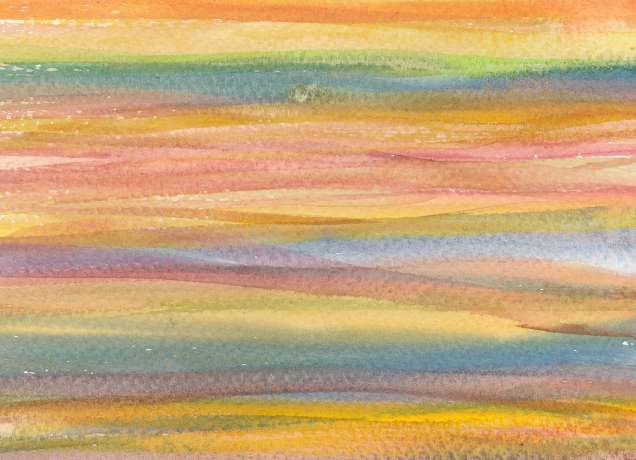
#> input picture ImageProcessing(pillow)/p04.jpg, 1272 x 920 px (shown at 1/2 size)
$ jupyter execute 'Hisogranm Equalization.ipynb'   (shell and % lines are left out)
#> lines starting #> are read from the running program, lines starting #| are printed output that depends on the picture
[cell 1]
import numpy as np
from PIL import Image
import matplotlib.pyplot as plt
plt.style.use('classic')

[cell 2]
# 線性調整
def project(arr, low=0, high=255): # 1D正規化  將分布投影到 0~255(low~high) 原 min value 和 max value 投影至 0~255
    armin = arr.min()
    armax = arr.max()
    ar = ((high - low) * ((arr - armin)/(armax - armin))) + low
    return ar

def project2(arr, in_l=0, in_h=255, out_l=0, out_h=255): # 1D正規化 原arr 設定 min value 和 max value 投影至 0~255
    ar = ((out_h - out_l) * ((arr - in_l)/(in_h - in_l))) + out_l
    ar = overval(ar)
    return ar

# 明暗限制
def overval(arr, low=0, high=255): # 過亮 過暗  把過高過低 value 給過濾掉
    return np.minimum(np.maximum(arr, low), high)

# 顯示圖片
def show_(arr):
    return Image.fromarray(np.uint8(arr))

# RGB 長條圖
def get_info(arr):
    fn = arr.shape[-1] # channel 數
    info_RGB = {} # 空字典
    for i in range(fn): # np.histogram 輸出分布的量
        ar = np.histogram(arr[:,:,i].flatten(), bins=range(257))[0] # np.histogram(arr) 取得arr中的數值分布
        info_RGB[i] = np.cumsum(ar) # np.cumsum(arr) 取得 arr累積值
    return info_RGB

def RGB_His(arr):
    plt.figure(figsize=(15, 4))
    plt.xlim(0, 256)
    plt.title('RGB')
    fn = arr.shape[2]
    for i in range(fn-1, -1, -1): # RGB分布長條圖 i = [2, 1, 0]
        plt.hist(arr[:,:,i].flatten(), bins=range(257), alpha=0.33, edgecolor='none')

[cell 3]
p = Image.open("p04.jpg").resize((480, 360))
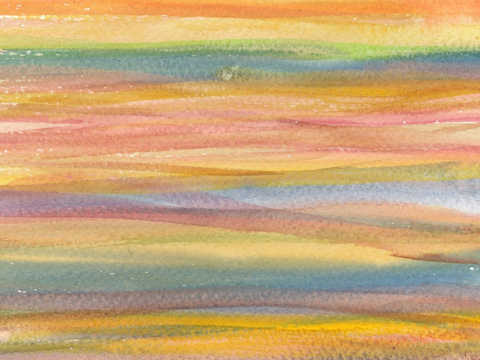
#> p: PIL image 480x360 RGB; mean R, G, B 199.6, 166, 119.2

[cell 4]
arr = np.array(p) # 400*300*3
s = 1 # 減少顏色量 s = 2 (0~255 -> 0, 2, 4 .... 254)
arr = ((arr//s) * s) + (s//2)

ar = arr.flatten() # RGB 統一轉換
ar3 = arr.reshape(-1, 3) # RGB 分開轉換 120000*3

info = np.cumsum(np.histogram(ar, bins=range(257))[0]) # np.cumsum(arr) 取得 arr累積值
#> info = 256 values from 0 to 518400
info_RGB = get_info(arr) # 獲得 RGB 累積資訊
#> after the loop in get_info, `for i in range(fn):`: info_RGB = 3 items
#> info_RGB = 3 items

[cell 5]
siz = arr.size # 轉換模式
#> siz = 518400
f = (info * 255 / siz).astype(np.uint8)
#> f = 256 values from 0 to 255
plt.figure(figsize=(5, 5))
plt.xlim(0, 256)
plt.ylim(0, 256)
plt.plot(f)
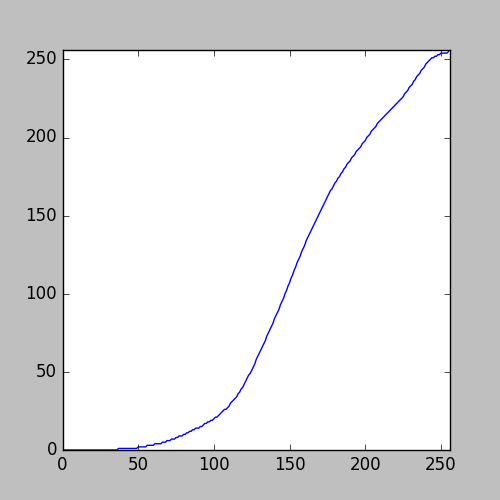
#> figure drawn by matplotlib, 1 panel; curve peaks at x = 255, y = 255

[cell 6]
siz_RGB = ar3.shape[0] # 轉換模式
#> siz_RGB = 172800
f_RGB = np.zeros((3, 256))
for i in range(3):
    f_RGB[i] = ((info_RGB[i] * 255 / siz_RGB).astype(np.uint8))
plt.figure(figsize=(5, 5))
plt.xlim(0, 256)
plt.ylim(0, 256)
for i in range(3):
    plt.plot(f_RGB[i])
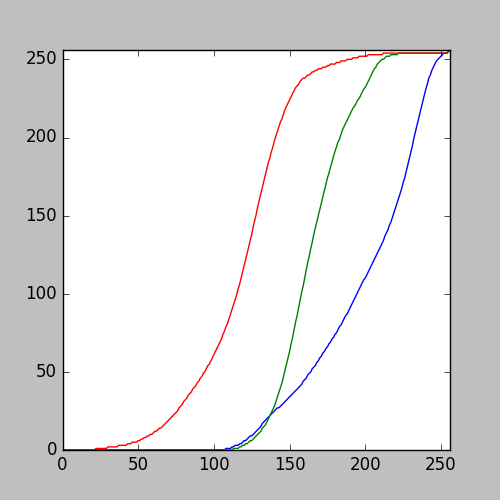
#> figure drawn by matplotlib, 1 panel; curve peaks at x = 255, y = 255; curve peaks at x = 255, y = 255; curve peaks at x = 255, y = 255

[cell 7]
art = np.zeros_like(ar) # RGB 一起轉換
for i in range(siz):
    art[i] = f[ar[i]]

art3 = np.zeros_like(ar3) # RGB 分開轉換
for n in range(3):
    for i in range(siz_RGB):
        art3[i, n] = f_RGB[n][ar3[i, n]]

### 修正展示

[cell 8]
art = art.reshape(arr.shape)
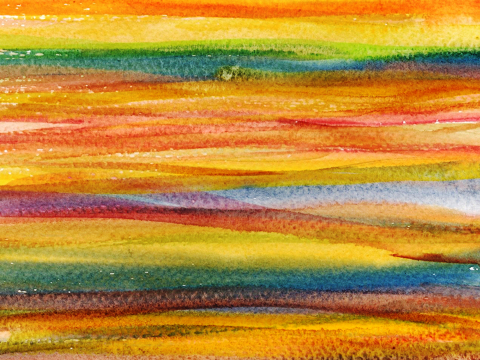
#> art: shape (360, 480, 3); mean R, G, B 188.5, 138.8, 56.1
pp = np.concatenate((arr, art), axis=1)
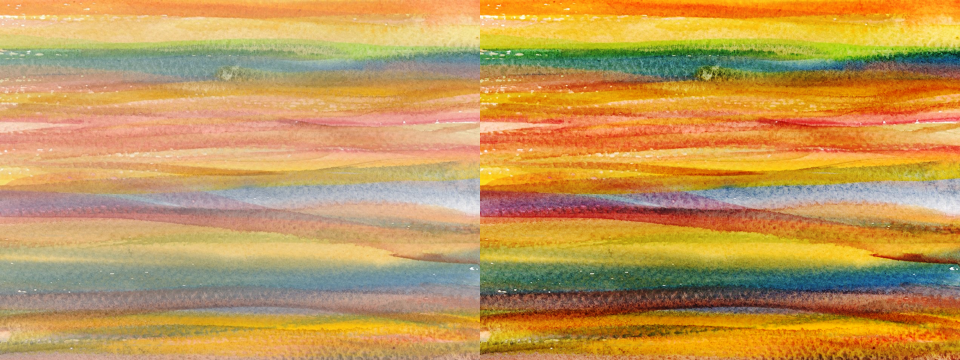
#> pp: shape (360, 960, 3); mean R, G, B 194, 152.4, 87.7
show_(pp)

[cell 9]
art3 = art3.reshape(arr.shape)
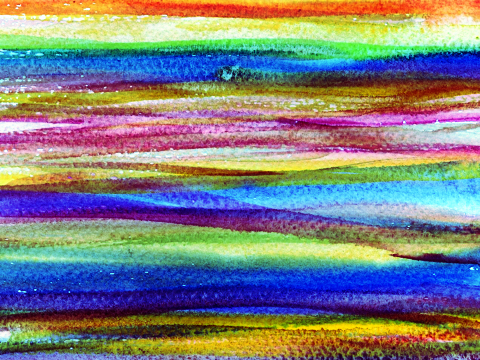
#> art3: shape (360, 480, 3); mean R, G, B 128.1, 128.6, 128.3
pp = np.concatenate((arr, art3), axis=1)
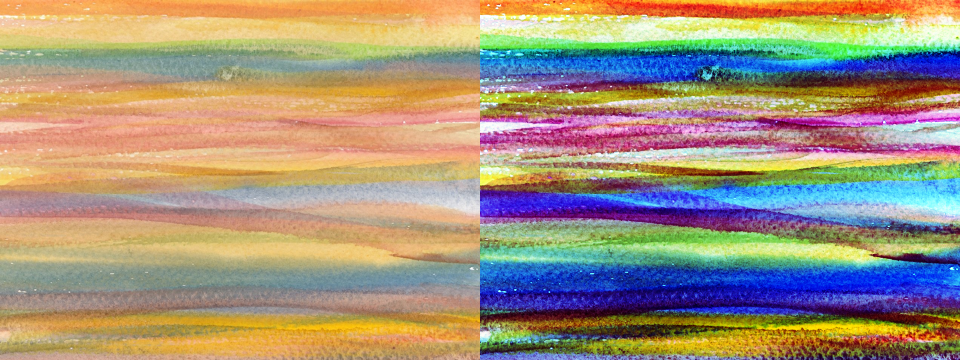
#> pp: shape (360, 960, 3); mean R, G, B 163.9, 147.3, 123.8
show_(pp)

[cell 10]
RGB_His(arr) # Original Image
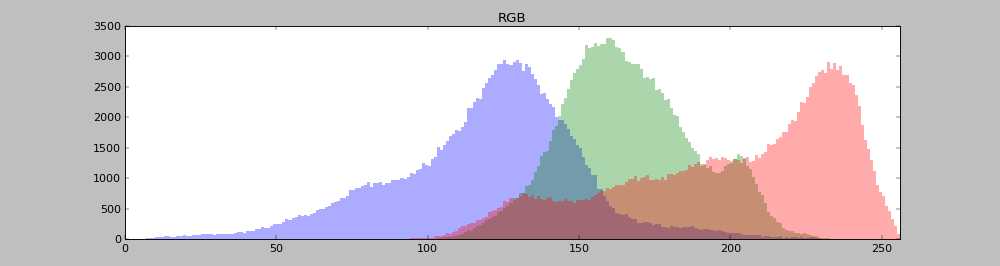
#> figure drawn by matplotlib, 1 panel; tallest bar 2938 high, from x = 129 to 130; tallest bar 3296 high, from x = 160 to 161; tallest bar 2916 high, from x = 232 to 233

[cell 11]
RGB_His(art) # RGB 整合 (顏色上 線性移動)
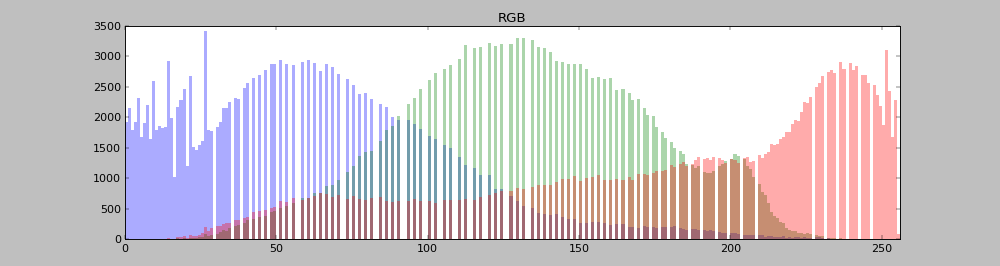
#> figure drawn by matplotlib, 1 panel; tallest bar 3422 high, from x = 26 to 27; tallest bar 3296 high, from x = 131 to 132; tallest bar 3114 high, from x = 251 to 252

[cell 12]
RGB_His(art3) # RGB 分開 (顏色上 離散移動) RGB三色移動量不同
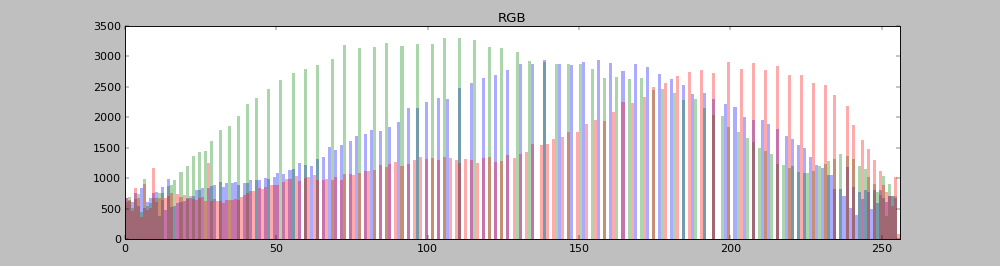
#> figure drawn by matplotlib, 1 panel; tallest bar 2938 high, from x = 156 to 157; tallest bar 3296 high, from x = 110 to 111; tallest bar 2916 high, from x = 199 to 200
